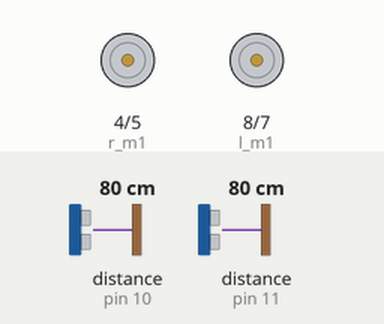
This sketch was run on a simulated Arduino Uno, built with avr-gcc and run on an emulated ATmega328P. Shown: motor-driver pin pairs drawn as motors (green arrow = first pin HIGH = forward, orange = second pin HIGH = backward, longer = more drive). Wiring (inferred from the names in the program): 2 × ultrasonic range finder: trigger pin 9, echo pin 10 / trigger pin 12, echo pin 11. Inputs (shaded band) come from the test bench; at power-on: distance to the obstacle (sensors on pin 10, pin 11) 80 cm. The echo pulse lasts 58.3 µs per cm; what the sketch prints to the serial monitor is not drawn.

Above: at 1.3 s.
1.4 s: distance to the obstacle (sensor on pin 10) set to 16 cm
2.9 s: distance to the obstacle (sensor on pin 10) set to 13 cm
At 3.7 s:
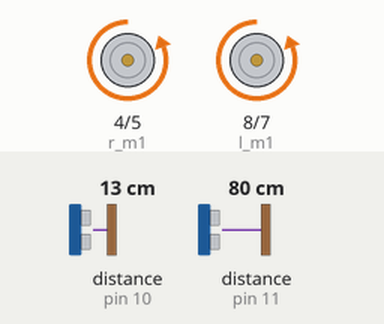
4.5 s: distance to the obstacle (sensor on pin 11) set to 17 cm
7.5 s: distance to the obstacle (sensor on pin 11) set to 14 cm
At 8.5 s:
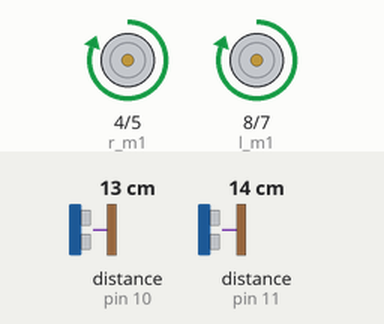
9.0 s: distance to the obstacle (sensor on pin 11) set to 11 cm
10.5 s: distance to the obstacle (sensor on pin 11) set to 8 cm
At 11.4 s:
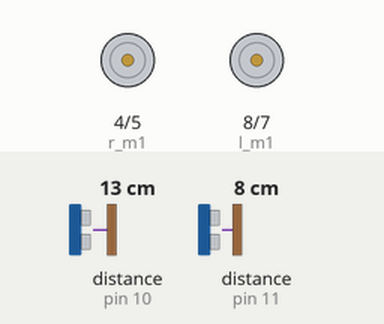
Timing chart, 0 to 13.1 s (numbered marks = the images above; inputs shaded):
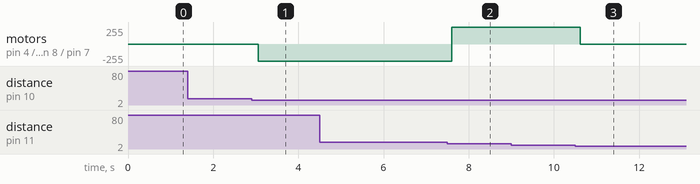

Measured:
- the behaviour switches between 15 and 14 cm on distance to the obstacle (sensor on pin 10) (found by bisection; images 0 and 1)
- the behaviour switches between 16 and 15 cm on distance to the obstacle (sensor on pin 11) (found by bisection; images 1 and 2)
- the behaviour switches between 10 and 9 cm on distance to the obstacle (sensor on pin 11) (found by bisection; images 2 and 3)
- after the input at 1.4 s, every drawn part: stays the same
- after the input at 2.9 s, motor on pin 4 (r_m1) / pin 5 (r_m2), motor on pin 8 (l_m1) / pin 7 (l_m2): stopped → backward 255/255 after 0.16 s
- after the input at 4.5 s, every drawn part: stays the same
- after the input at 7.5 s, motor on pin 4 (r_m1) / pin 5 (r_m2), motor on pin 8 (l_m1) / pin 7 (l_m2): backward 255/255 → forward 255/255 after 0.09 s
- after the input at 9.0 s, every drawn part: stays the same
- after the input at 10.5 s, motor on pin 4 (r_m1) / pin 5 (r_m2), motor on pin 8 (l_m1) / pin 7 (l_m2): forward 255/255 → stopped after 0.11 s

The sketch:

goalkeeper.ino
```cpp
int trigPin = 12;      // Trig Pin Of HC-SR04
int echoPin = 11;     // Echo Pin Of HC-SR04
int echoPin_2 = 10;
int trigPin_2 = 9;
int r_m1 = 4; // Motor Pins
int r_m2 = 5;
int l_m1 = 8;
int l_m2 = 7;
float duration;
float front_dist;
float duration_2;
float back_dist;

void setup() {
  pinMode(trigPin, OUTPUT);         // set trig pin as output
  pinMode(echoPin, INPUT);          //set echo pin as input to capture reflected waves
  pinMode(trigPin_2, OUTPUT);
  pinMode(echoPin_2, INPUT);
  digitalWrite(trigPin, LOW);
  digitalWrite(trigPin_2, LOW);

Serial.begin(9600);
  pinMode(r_m1, OUTPUT);    　　　 // set Motor pins as output
  pinMode(r_m2, OUTPUT);
  pinMode(l_m1, OUTPUT);
  pinMode(l_m2, OUTPUT);
  digitalWrite(r_m1, LOW);
  digitalWrite(r_m2, LOW);
  digitalWrite(l_m1, LOW);
  digitalWrite(l_m2, LOW);

}

void loop() {
  cal_forward_dist();
  Serial.print("front_distance");
  cal_backward_dist();
  Serial.print("back_distance");

  if ((front_dist > 9) && (front_dist < 15)){
    Serial.print("forward");
    forward();
  }

  if ((front_dist < 9) && (front_dist > 15)){
    stop_m();
  }
// if object go far alway
  if ((front_dist > 15) && (back_dist < 15)){
    Serial.print("backward");
    backward();
  }
  if ((front_dist < 15) && (back_dist > 15)){
    forward();
  }
// if no object close by
  if (back_dist < 9) {
    stop_m();
    Serial.print("Stop");
  }
  if (front_dist < 9){
    stop_m();
  }

  delay(500);

}

void cal_forward_dist(){
  digitalWrite(trigPin, HIGH);      // send waves for 10 us
  delayMicroseconds(10);
  digitalWrite(trigPin,LOW );
  duration =pulseIn(echoPin, HIGH);   // receive reflected waves
  front_dist = duration*0.0343/2;     // // convert to distance
}

void cal_backward_dist(){
  digitalWrite(trigPin_2, HIGH);
  delayMicroseconds(10);
  digitalWrite(trigPin_2, LOW);
  duration_2 = pulseIn(echoPin_2, HIGH);
  back_dist = duration_2*0.0343/2;

}

void stop_m(){
  digitalWrite(r_m1, LOW);
  digitalWrite(r_m2, LOW);
  digitalWrite(l_m1, LOW);
  digitalWrite(l_m2, LOW);

}

void backward(){
  Serial.print("backward");
  Serial.println();
  digitalWrite(r_m1, LOW);
  digitalWrite(r_m2, HIGH);
  digitalWrite(l_m1, LOW);
  digitalWrite(l_m2, HIGH);

}

void forward(){
  Serial.print("forward");
  digitalWrite(r_m1, HIGH);
  digitalWrite(r_m2, LOW);
  digitalWrite(l_m1, HIGH);
  digitalWrite(l_m2, LOW);
}
```
